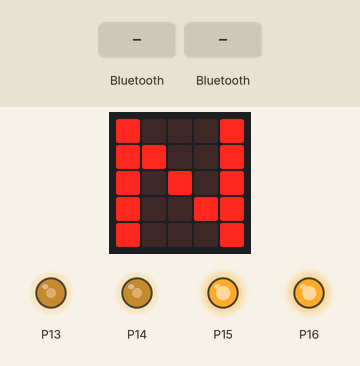
This program was run on a simulated BBC micro:bit (MakeCode). On the bench: the board's 5×5 LED display, output pins drawn as LEDs (lit = HIGH). The inputs (shaded band) are chosen by the test bench. The 48×5 strip is a reading aid, not a part: it shows the text the display is scrolling, unrolled, one strip-width of it at a time.

Above: at 6.4 s.
6.5 s: a phone connects over Bluetooth
At 7.7 s:
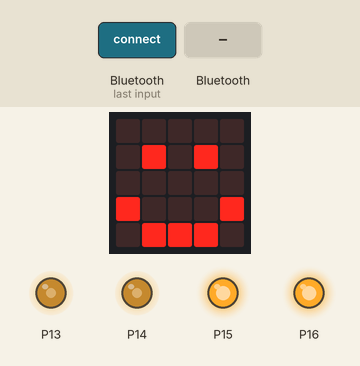
8.0 s: "1" arrives over Bluetooth UART
At 8.9 s:
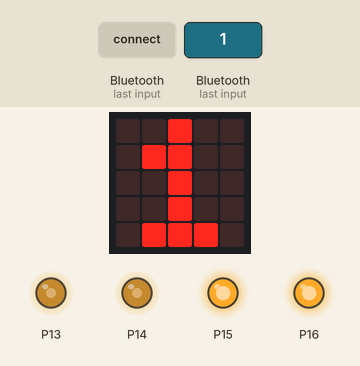
9.5 s: a phone disconnects over Bluetooth
At 10.0 s:
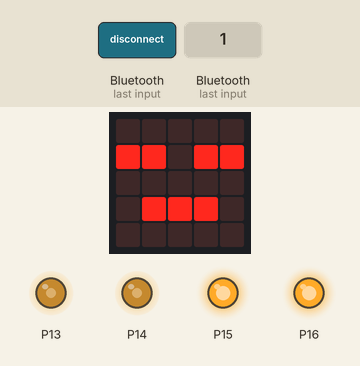
11.0 s: "A" arrives over Bluetooth UART
At 12.3 s:
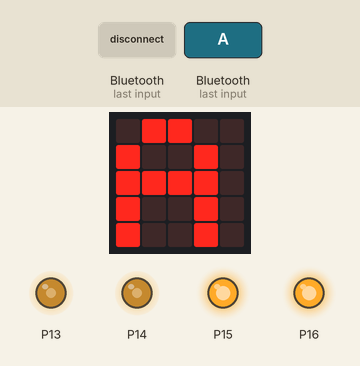
Timing chart, 0 to 13.5 s (numbered marks = the images above; inputs shaded):
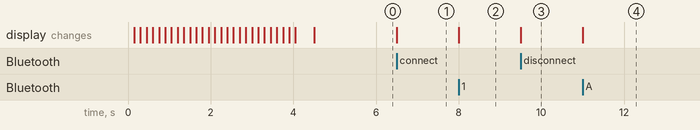

Measured:
- after the input at 6.5 s, the display: changes at once (image 1)
- after the input at 8.0 s, the display: changes at once (image 2)
- after the input at 9.5 s, the display: changes at once (image 3)
- after the input at 11.0 s, the display: changes at once (image 4)

The program:

main.ts
```typescript
/**
 * w：前進
 *
 * s：後退
 *
 * a：左回転
 *
 * d：右回転
 *
 * b：ブレーキ
 */
function RC () {
    let RunTime: number;
let RadioData: number;
// 受信データを999にリセットする
    // Resets received data to 999.
    RadioData = 1023
    // 受信データ　：　0(指令無し)
    // ギア状態　　：　0(前後進無し)　なら
    // If received data is 0 (no command) ,
    // and gear is 0 (no forward/reverse movement)...
    //
    // 受信データ　：　555(前進指令)　なら
    // If received data is 555 (forward command)...
    //
    // 受信データ　：　666(後進指令)　なら
    // If received data is 666 (reverse command)...
    //
    // 受信データ　：　-180~180(旋回指令)　なら
    // If received data is between -180 and 180...
    //
    // 受信データ　：　999(受信無し)
    // ギア状態　　：　0(前後進無し)　なら
    // If received data is 999 (no signal) and gear is 0 (no forward/reverse movement)...
    if (webvalue == "b" || webvalue == "N") {
        // モーターをブレーキする
        // Brakes the motors.
        STOP()
    } else if (webvalue == "w") {
        // ブレーキを解除する
        // Releases brakes.
        MOVE()
        // 旋回しない
        // No turning.
        turn = 0
        // 低速で前進する
        // Moves robot slowly forward.
        speed = 895
    } else if (webvalue == "s") {
        // ブレーキを解除する
        // Releases brakes.
        MOVE()
        // 旋回しない
        // No turning.
        turn = 0
        // 低速で後進する
        // Moves robot slowly in reverse.
        speed = 127
    } else if (webvalue == "a" || webvalue == "d") {
        // ブレーキを解除する
        // Releases brakes.
        MOVE()
        // ギア状態　　：　0(前後進無し)
        // 1または2(前進中)　なら
        // If gear is 0 (no forward/reverse movement), or 1/2 (moving forward)...
        if (webvalue == "d") {
            // そのまま旋回する
            // Turns the robot.
            turn = RadioData * 1
        } else {
            // 反対方向に旋回する
            // Turns the robot in the other direction.
            turn = RadioData * -1
        }
    }
}
bluetooth.onBluetoothConnected(function () {
    basic.showIcon(IconNames.Happy)
})
bluetooth.onBluetoothDisconnected(function () {
    basic.showIcon(IconNames.Asleep)
})
function STOP () {
    // 右モーターをブレーキする
    // Applies brake to right motor.
    pins.digitalWritePin(DigitalPin.P15, 1)
    // 左モーターをブレーキする
    // Applies brake to left motor.
    pins.digitalWritePin(DigitalPin.P16, 1)
    // 前後進しない
    // No forward or reverse movement.
    speed = 511
    // 旋回しない
    // No turning.
    turn = 0
}
bluetooth.onUartDataReceived(serial.delimiters(Delimiters.NewLine), function () {
    webvalue = bluetooth.uartReadUntil(serial.delimiters(Delimiters.NewLine))
    basic.showString(webvalue)
})
function MOVE () {
    // 右モーターのブレーキを解除する
    // Unbrakes right motor.
    pins.digitalWritePin(DigitalPin.P15, 0)
    // 左モーターのブレーキを解除する
    // Unbrakes left motor.
    pins.digitalWritePin(DigitalPin.P16, 0)
}
let speed = 0
let turn = 0
let webvalue = ""
basic.showString("DEMO")
webvalue = "neutral"
STOP()
// モーターを停止する
// Stops the motors.
pins.analogWritePin(AnalogPin.P13, 511)
// モーターを停止する
// Stops the motors.
pins.analogWritePin(AnalogPin.P14, 511)
// モーターに送る信号の初期設定
// Resets signal sent to motor.
pins.analogSetPeriod(AnalogPin.P13, 1000)
// モーターに送る信号の初期設定
// Resets signal sent to motor.
pins.analogSetPeriod(AnalogPin.P14, 1000)
basic.showString("N")
basic.forever(function () {
    let wait = 0
    RC()
    pins.analogWritePin(AnalogPin.P13, Math.constrain(speed - turn, 0, 1023))
    pins.analogWritePin(AnalogPin.P14, Math.constrain(speed + turn, 0, 1023))
    basic.pause(wait)
})
```

test.ts
```typescript
// テストはここに来ます。このパッケージが拡張機能として使用されるときにはコンパイルされません。
```
